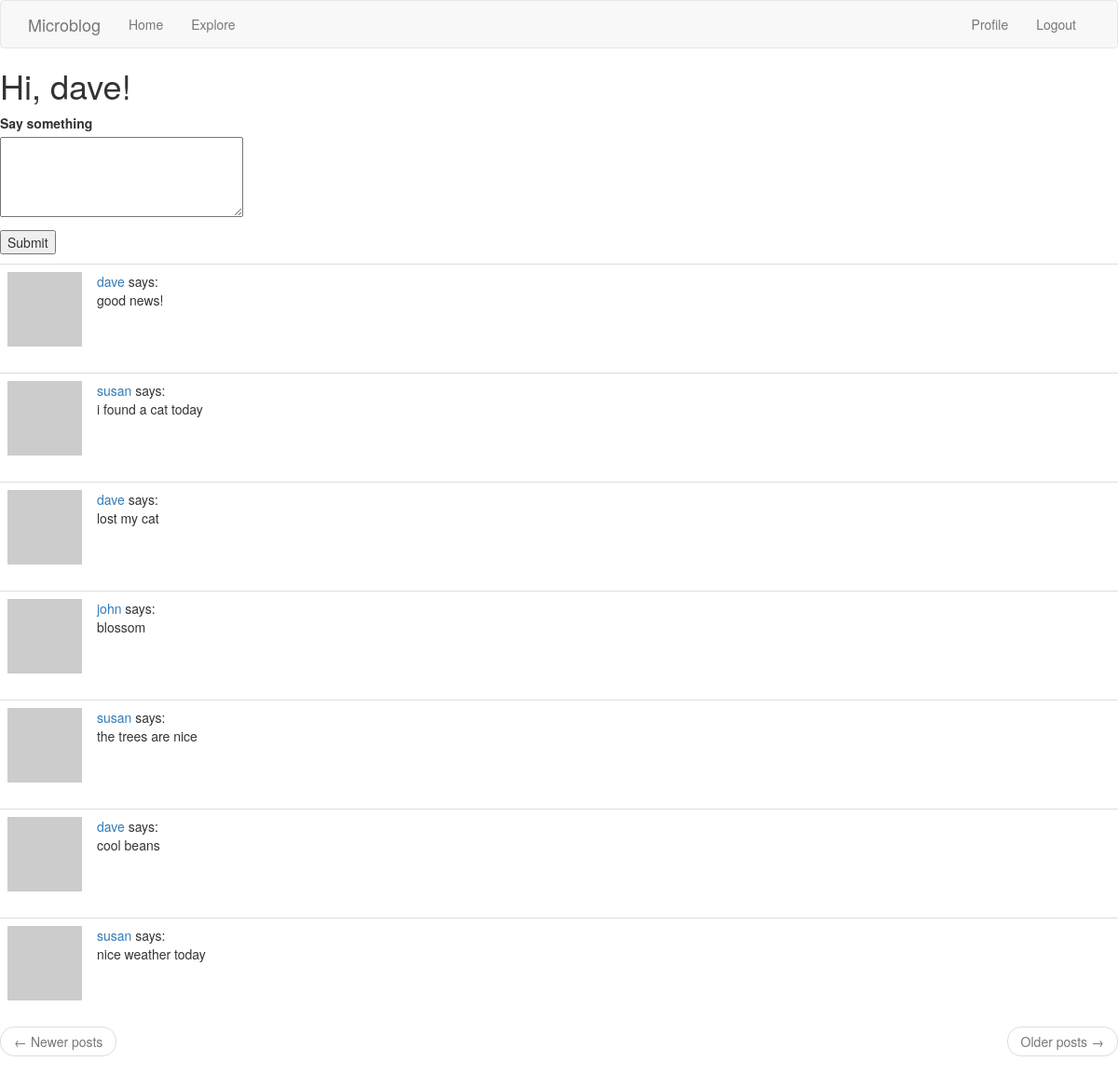
The page /index (signed in) on the database its author committed.
### app/models.py (models this page shows, shortened)
class User(UserMixin, db.Model):
    id = db.Column(db.Integer, primary_key=True)
    username = db.Column(db.String(64), index=True, unique=True)
    email = db.Column(db.String(120), index=True, unique=True)
    password_hash = db.Column(db.String(128))
    posts = db.relationship('Post', backref='author', lazy='dynamic')
    about_me = db.Column(db.String(140))
    last_seen = db.Column(db.DateTime, default=datetime.utcnow)
    def avatar(self, size):
        digest = md5(self.email.lower().encode('utf-8')).hexdigest()
        return 'https://www.gravatar.com/avatar/{}?d=identicon&s={}'.format(
            digest, size)
    def followed_posts(self):
        followed = Post.query.join(
            followers, (followers.c.followed_id == Post.user_id)).filter(
                followers.c.follower_id == self.id)
        own = Post.query.filter_by(user_id=self.id)
        return followed.union(own).order_by(Post.timestamp.desc())
    followed = db.relationship(
        'User', secondary=followers,
        primaryjoin=(followers.c.follower_id == id),
        secondaryjoin=(followers.c.followed_id == id),
        backref=db.backref('followers', lazy='dynamic'), lazy='dynamic')

class Post(db.Model):
    id = db.Column(db.Integer, primary_key=True)
    body = db.Column(db.String(140))
    timestamp = db.Column(db.DateTime, index=True, default=datetime.utcnow)
    user_id = db.Column(db.Integer, db.ForeignKey('user.id'))

### app/routes.py (the view)
@app.route('/', methods=['GET', 'POST'])
@app.route('/index', methods=['GET', 'POST'])
@login_required
def index():
    form = PostForm()
    if form.validate_on_submit():
        post = Post(body=form.post.data, author=current_user)
        db.session.add(post)
        db.session.commit()
        flash('Your post is now live!')
        return redirect(url_for('index'))
    page = request.args.get('page', 1, type=int)
    posts = current_user.followed_posts().paginate(
        page, app.config['POSTS_PER_PAGE'], False)
    next_url = url_for('index', page=posts.next_num) \
        if posts.has_next else None
    prev_url = url_for('index', page=posts.prev_num) \
        if posts.has_prev else None
    return render_template('index.html', title='Home', form=form,
                           posts=posts.items, next_url=next_url, prev_url=prev_url)

### app/forms.py
class PostForm(FlaskForm):
    post = TextAreaField('Say something', validators=[
        DataRequired(), Length(min=1, max=140)])
    submit = SubmitField('Submit')

### app/models.py (called while the page is built)
@login.user_loader
def load_user(id):
    return User.query.get(int(id))

### app/routes.py (called while the page is built)
@app.before_request
def before_request():
    if current_user.is_authenticated:
        current_user.last_seen = datetime.utcnow()
        db.session.commit()

### app/templates/index.html (shortened to what this page needs)
{% extends "base.html" %}
{% block content %}
    <h1>Hi, {{ current_user.username }}!</h1>
    {% if form %}
    <form action="" method="post">
        <p>
            {{ form.post.label }}<br>
            {{ form.post(cols=32, rows=4) }}<br>
        </p>
        <p>{{ form.submit() }}</p>
    </form>
    {% endif %}
    {% for post in posts %}
        {% include '_post.html' %}
    {% endfor %}
    <nav aria-label="...">
        <ul class="pager">
            <li class="previous{% if not prev_url %} disabled{% endif %}">
                <a href="{{ prev_url or '#' }}">
                    <span aria-hidden="true">&larr;</span> Newer posts
                </a>
            </li>
            <li class="next{% if not next_url %} disabled{% endif %}">
                <a href="{{ next_url or '#' }}">
                    Older posts <span aria-hidden="true">&rarr;</span>
                </a>
            </li>
        </ul>
    </nav>
{% endblock %}

### app/templates/_post.html
    <table class="table table-hover">
        <tr>
            <td width="70px">
                <a href="{{ url_for('user', username=post.author.username) }}">
                    <img src="{{ post.author.avatar(70) }}" />
                </a>
            </td>
            <td>
                <a href="{{ url_for('user', username=post.author.username) }}">
                    {{ post.author.username }}
                </a>
                says:
                <br>
                {{ post.body }}
            </td>
        </tr>
    </table>

### rows shown on the page
User: username "dave"
Post: author.username "dave", body "good news!"
Post: author.username "susan", body "i found a cat today"
Post: author.username "dave", body "lost my cat"
Post: author.username "john", body "blossom"
Post: author.username "susan", body "the trees are nice"
Post: author.username "dave", body "cool beans"
Post: author.username "susan", body "nice weather today"
